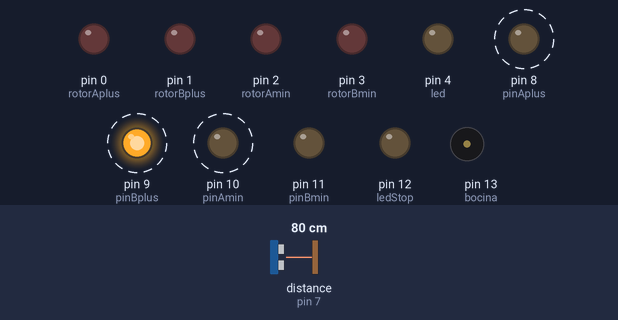
The sketch below on a simulated Arduino Uno, built with avr-gcc and run on an emulated ATmega328P. On the bench: output pins drawn as LEDs (lit = HIGH), buzzer (waves = sounding). Wiring (inferred from the names in the program): ultrasonic range finder: trigger pin 6; echo pin 7. Dashed ring = blinking. Inputs (shaded band) come from the test bench; at power-on: distance to the obstacle (sensor on pin 7) 80 cm. The echo pulse lasts 58.3 µs per cm; pins used as bus, display or sensor lines are not drawn.

Above: at 2.8 s.
2.9 s: distance to the obstacle (sensor on pin 7) set to 17 cm
6.4 s: distance to the obstacle (sensor on pin 7) set to 14 cm
At 11.5 s:
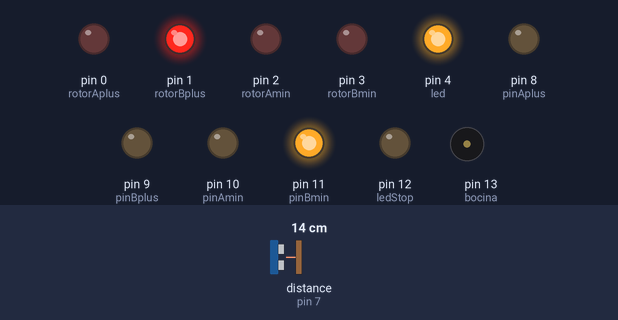
12.0 s: distance to the obstacle (sensor on pin 7) set to 18 cm
At 13.0 s:
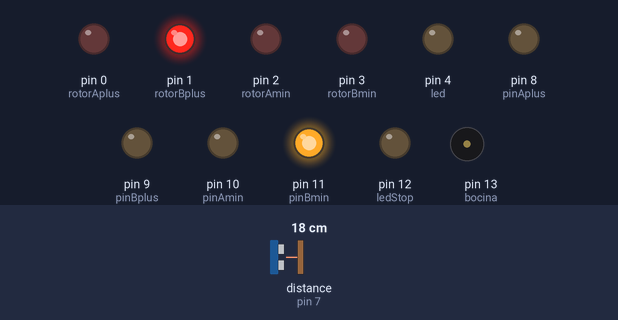
18.0 s: distance to the obstacle (sensor on pin 7) set to 2 cm
At 22.2 s:
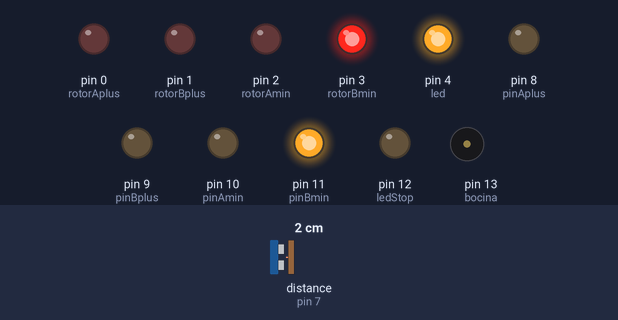
24.0 s: distance to the obstacle (sensor on pin 7) set to 35 cm
At 25.4 s:
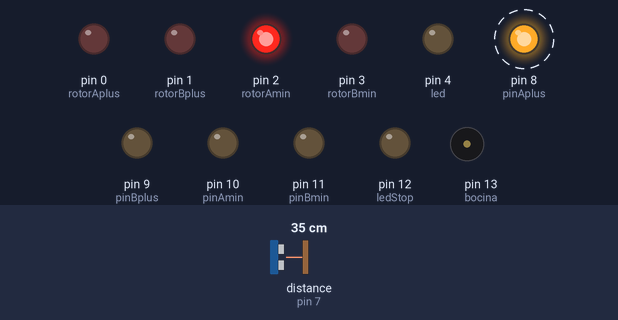
28.0 s: distance to the obstacle (sensor on pin 7) set to 4 cm
At 40.8 s:
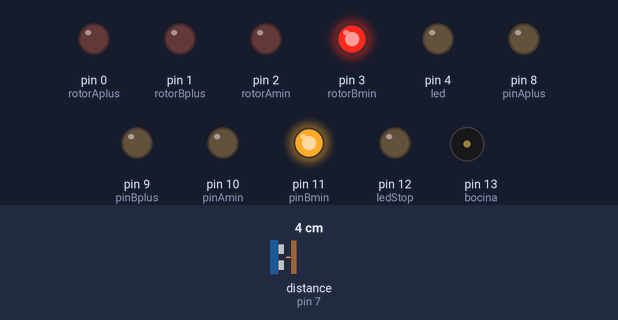
Timing chart, 0 to 57.5 s (numbered marks = the images above; inputs shaded):
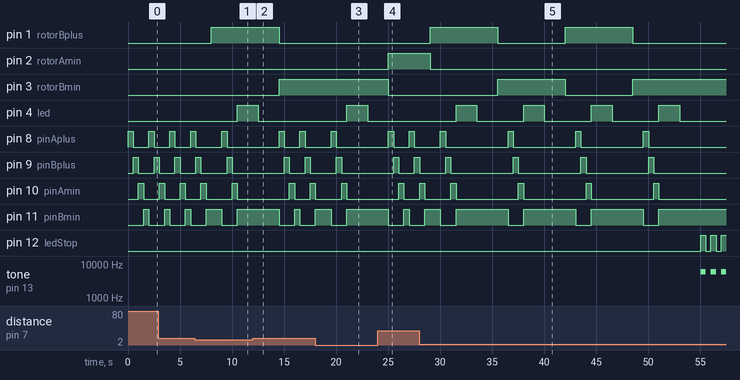

Measured:
- the behaviour switches between 16 and 15 cm on distance to the obstacle (sensor on pin 7) (found by bisection; images 0 and 1)
- after the input at 6.4 s, pin 1 (rotorBplus): LOW → HIGH after 1.6 s; pin 4 (led): LOW → HIGH after 4.1 s; pin 9 (pinBplus): LOW → HIGH after 3.1 s, → LOW 0.50 s later; pin 10 (pinAmin): LOW → HIGH after 3.6 s, → LOW 0.50 s later
- after the input at 12.0 s, pin 4 (led): goes on until 12.5 s, then stays LOW
- after the input at 18.0 s, pin 4 (led): LOW → HIGH after 3.0 s, → LOW 2.0 s later
- after the input at 24.0 s, pin 1 (rotorBplus): stays LOW (without the input it goes to HIGH after 1.0 s); pin 2 (rotorAmin): LOW → HIGH after 1.0 s; pin 4 (led): stays LOW (without the input it goes to HIGH after 3.5 s)
- after the input at 28.0 s, pin 1 (rotorBplus): alternates HIGH for 6.5 s and LOW for 6.5 s, starting after 1.0 s; pin 2 (rotorAmin): HIGH → LOW after 1.0 s
- by itself, pin 10 (pinAmin): alternates HIGH for 0.50 s and LOW for 1.5 s
- by itself, pin 11 (pinBmin): repeats every 6.5 s: LOW 1.5 s, HIGH 5.0 s

The sketch:

ProyectoFinal.ino
```cpp
int pinAplus = 8;
int pinBplus = 9;
int pinAmin = 10;
int pinBmin = 11;

int trig = 6;
int echo = 7;

int led = 4;
int ledStop = 12;
int bocina = 13;

int rotorAplus = 0;
int rotorBplus = 1;
int rotorAmin = 2;
int rotorBmin = 3;

int flag = 0;
int flag2 = 0;
int atorado = 0;
int lastStep;

void setup() {
  pinMode(pinAplus, OUTPUT);
  pinMode(pinBplus, OUTPUT);
  pinMode(pinAmin, OUTPUT);
  pinMode(pinBmin, OUTPUT);

  pinMode(rotorAplus, OUTPUT);
  pinMode(rotorBplus, OUTPUT);
  pinMode(rotorAmin, OUTPUT);
  pinMode(rotorBmin, OUTPUT);

  pinMode(trig, OUTPUT);
  pinMode(echo, INPUT);

  pinMode(bocina, OUTPUT);

  pinMode(led, OUTPUT);
  pinMode(ledStop, OUTPUT);
}

void loop() {
  float distancia = sensor();

  if(distancia < 15){

    if(atorado >= 4){
      for(int alarma = 0;alarma < 5; alarma++){
        digitalWrite(ledStop,HIGH);
        tone(bocina ,5919.9108);
        delay(500);
        noTone(bocina);
        digitalWrite(ledStop,LOW);
        delay(500);
      }
    }

    flag++;
    if(flag%2 != 0){
      cambioDireccion();
      flag2 = 1;
    }else {
      cambioDireccion1();
      flag2 = 2;
    }

    delay(1000);
    corrimiento1();
    delay(500);
    corrimiento2();
    delay(500);
    corrimiento3();
    delay(500);
    corrimiento4();

    digitalWrite(led,HIGH);
    delay(2000);
    digitalWrite(led,LOW);
    distancia = sensor();
    delay(2000);
    atorado++;
  }else{
    atorado = 0;
    if(flag2 == 1){
      forward();
    }else if(flag2 == 2) {
      forward1();
    }
    corrimiento1();
    delay(500);
    corrimiento2();
    delay(500);
    corrimiento3();
    delay(500);
    corrimiento4();
    delay(500);
  }

}

float sensor(){
  digitalWrite(trig, HIGH),
  delay(1);
  digitalWrite(trig, LOW);
  int duracion = pulseIn(echo, HIGH);
  //Distancia en CM
  float distancia = duracion / 58.2;

  return distancia;
}

int corrimiento1(){
  digitalWrite(pinAplus, HIGH);
  digitalWrite(pinBplus, LOW);
  digitalWrite(pinAmin, LOW);
  digitalWrite(pinBmin, LOW);
  return 1;
}

int corrimiento2(){
  digitalWrite(pinAplus, LOW);
  digitalWrite(pinBplus, HIGH);
  digitalWrite(pinAmin, LOW);
  digitalWrite(pinBmin, LOW);
  return 2;
}

int corrimiento3(){
  digitalWrite(pinAplus, LOW);
  digitalWrite(pinBplus, LOW);
  digitalWrite(pinAmin, HIGH);
  digitalWrite(pinBmin, LOW);
  return 3;
}

int corrimiento4(){
  digitalWrite(pinAplus, LOW);
  digitalWrite(pinBplus, LOW);
  digitalWrite(pinAmin, LOW);
  digitalWrite(pinBmin, HIGH);
  return 4;
}

void cambioDireccion(){
  digitalWrite(rotorAplus, HIGH);
  digitalWrite(rotorBplus, LOW);
  digitalWrite(rotorAmin, LOW);
  digitalWrite(rotorBmin, LOW);

  digitalWrite(rotorAplus, LOW);
  digitalWrite(rotorBplus, HIGH);
  digitalWrite(rotorAmin, LOW);
  digitalWrite(rotorBmin, LOW);
}

void cambioDireccion1(){
  digitalWrite(rotorAplus, LOW);
  digitalWrite(rotorBplus, LOW);
  digitalWrite(rotorAmin, HIGH);
  digitalWrite(rotorBmin, LOW);

  digitalWrite(rotorAplus, LOW);
  digitalWrite(rotorBplus, LOW);
  digitalWrite(rotorAmin, LOW);
  digitalWrite(rotorBmin, HIGH);
}


void forward(){
  digitalWrite(rotorAplus, HIGH);
  digitalWrite(rotorBplus, LOW);
  digitalWrite(rotorAmin, LOW);
  digitalWrite(rotorBmin, LOW);

  digitalWrite(rotorAplus, LOW);
  digitalWrite(rotorBplus, LOW);
  digitalWrite(rotorAmin, LOW);
  digitalWrite(rotorBmin, HIGH);
}

void forward1(){
  digitalWrite(rotorAplus, LOW);
  digitalWrite(rotorBplus, HIGH);
  digitalWrite(rotorAmin, LOW);
  digitalWrite(rotorBmin, LOW);

  digitalWrite(rotorAplus, LOW);
  digitalWrite(rotorBplus, LOW);
  digitalWrite(rotorAmin, HIGH);
  digitalWrite(rotorBmin, LOW);
}
```
